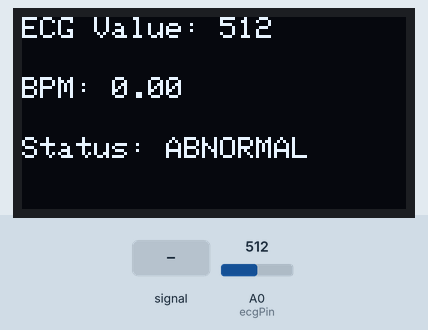
Simulated run of this sketch. Board: Arduino Uno, built with avr-gcc and run on an emulated ATmega328P. On the bench: 128×64 one-colour display. The test bench sets the inputs (shaded band); at power-on: A0 (ecgPin) = 512. Storage starts empty; what the sketch prints to the serial monitor is not drawn.

Above: at 1.2 s.
1.3 s: A0 (ecgPin) fed a 1000 Hz sine of ±255 counts around its level
At 2.2 s:
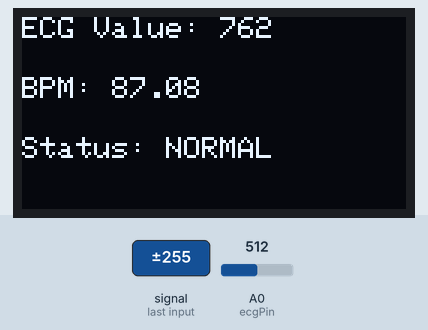
3.0 s: A0 (ecgPin) set to 716
At 3.24 s:
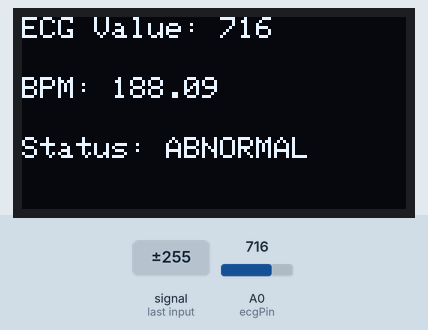
4.5 s: A0 (ecgPin) set to 90
At 5.7 s:
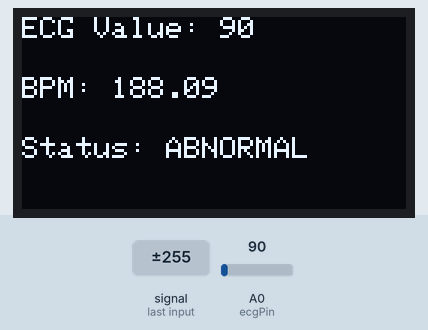
6.0 s: A0 (ecgPin) set to 900
At 7.7 s:
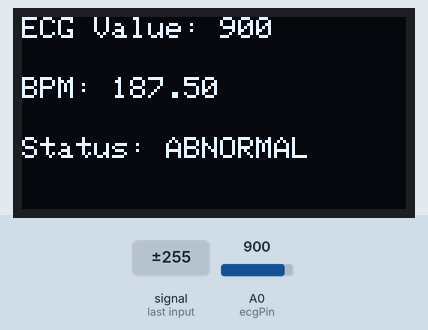
7.9 s: A0 (ecgPin) fed a 200 Hz sine of ±81 counts around its level
At 8.8 s:
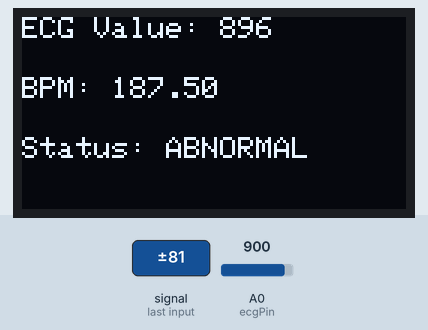
9.4 s: A0 (ecgPin) set to 111
At 10.6 s:
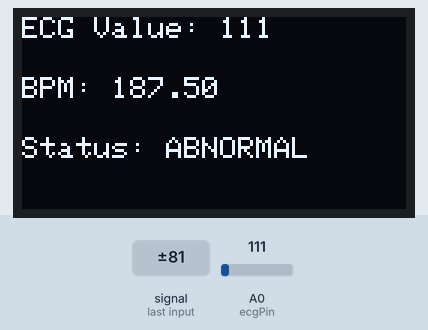

The sketch:

ECG.ino
```cpp
#include <Wire.h>
#include <Adafruit_GFX.h>
#include <Adafruit_SSD1306.h>
#include <SPI.h>
#include <SD.h>
#define SCREEN_WIDTH 128
#define SCREEN_HEIGHT 64
Adafruit_SSD1306 display(SCREEN_WIDTH, SCREEN_HEIGHT, &Wire, -1);
const int ecgPin = A0;
const int chipSelect = 10;
int ecgValue = 0;
int threshold = 550; // adjust based on your signal
int beatCount = 0;
unsigned long lastBeatTime = 0;
unsigned long currentTime = 0;
float bpm = 0;
void setup() {
Serial.begin(9600);
// OLED setup
if (!display.begin(SSD1306_SWITCHCAPVCC, 0x3C)) {
Serial.println("OLED not found");
while (1);
}
display.clearDisplay();
display.setTextSize(1);
display.setTextColor(WHITE);
// SD card setup
if (!SD.begin(chipSelect)) {
Serial.println("SD Card failed!");
} else {
Serial.println("SD Card ready");
}
Serial.println("ECG System Started");
}
void loop() {
ecgValue = analogRead(ecgPin);
// Serial Monitor output
Serial.println(ecgValue);
// Serial Plotter (just ECG waveform)
Serial.print(ecgValue);
Serial.print("\t");
Serial.println(threshold);
// Peak detection (simple R-peak detection)
if (ecgValue > threshold) {
currentTime = millis();
if (currentTime - lastBeatTime > 300) { // debounce
beatCount++;
if (lastBeatTime > 0) {
bpm = 60000.0 / (currentTime - lastBeatTime);
}
lastBeatTime = currentTime;
}
}
// Save to SD card
File dataFile = SD.open("ecg.txt", FILE_WRITE);
if (dataFile) {
dataFile.print(ecgValue);
dataFile.print(",");
dataFile.println(bpm);
dataFile.close();
}
// OLED Display
display.clearDisplay();
display.setCursor(0, 0);
display.print("ECG Value: ");
display.println(ecgValue);
display.setCursor(0, 20);
display.print("BPM: ");
display.println(bpm);
display.setCursor(0, 40);
if (bpm > 60 && bpm < 100) {
display.print("Status: NORMAL");
Serial.println("NORMAL");
} else {
display.print("Status: ABNORMAL");
Serial.println("ABNORMAL");
}
display.display();
delay(10);
}
```

Measured:
- after the input at 1.3 s, the display: first changes after 0.06 s (image 1 shows a later state)
- after the input at 4.5 s, the display: changes after 0.05 s (image 3)
- after the input at 6.0 s, the display: first changes after 0.09 s (image 4 shows a later state)
- after the input at 7.9 s, the display: first changes after 0.06 s (image 5 shows a later state)
